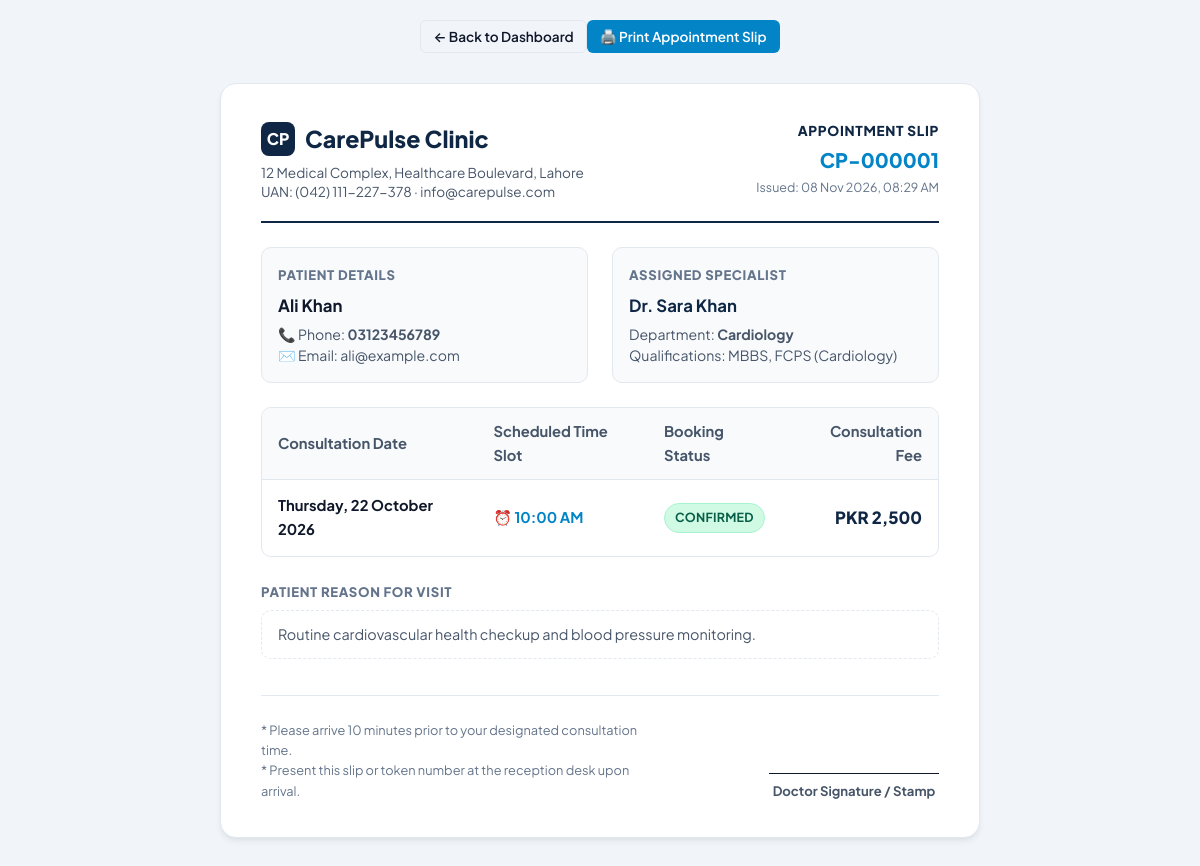
The page /appointment_slip.php?id=1 (signed in) on the database its author committed.
### tables this page shows
CREATE TABLE IF NOT EXISTS `appointments` (
    `id` INT AUTO_INCREMENT PRIMARY KEY,
    `patient_id` INT NOT NULL,
    `doctor_id` INT NOT NULL,
    `appointment_date` DATE NOT NULL,
    `appointment_time` TIME NOT NULL,
    `status` ENUM('booked', 'cancelled', 'completed') NOT NULL DEFAULT 'booked',
    `reason` VARCHAR(255) DEFAULT NULL,
    `doctor_notes` TEXT DEFAULT NULL,
    `created_at` TIMESTAMP DEFAULT CURRENT_TIMESTAMP,
    CONSTRAINT `fk_appointments_patient` FOREIGN KEY (`patient_id`) REFERENCES `users` (`id`) ON DELETE CASCADE,
    CONSTRAINT `fk_appointments_doctor` FOREIGN KEY (`doctor_id`) REFERENCES `doctors` (`id`) ON DELETE CASCADE
);

CREATE TABLE IF NOT EXISTS `users` (
    `id` INT AUTO_INCREMENT PRIMARY KEY,
    `full_name` VARCHAR(100) NOT NULL,
    `email` VARCHAR(150) NOT NULL UNIQUE,
    `password` VARCHAR(255) NOT NULL,
    `phone` VARCHAR(20) NOT NULL,
    `role` ENUM('patient', 'doctor', 'admin') NOT NULL DEFAULT 'patient',
    `created_at` TIMESTAMP DEFAULT CURRENT_TIMESTAMP
);

CREATE TABLE IF NOT EXISTS `specialties` (
    `id` INT AUTO_INCREMENT PRIMARY KEY,
    `name` VARCHAR(100) NOT NULL UNIQUE
);

CREATE TABLE IF NOT EXISTS `doctors` (
    `id` INT AUTO_INCREMENT PRIMARY KEY,
    `user_id` INT NOT NULL UNIQUE,
    `specialty_id` INT NOT NULL,
    `qualification` VARCHAR(150) NOT NULL,
    `experience_years` INT NOT NULL,
    `fee` DECIMAL(10,2) NOT NULL,
    CONSTRAINT `fk_doctors_user` FOREIGN KEY (`user_id`) REFERENCES `users` (`id`) ON DELETE CASCADE,
    CONSTRAINT `fk_doctors_specialty` FOREIGN KEY (`specialty_id`) REFERENCES `specialties` (`id`) ON DELETE RESTRICT
);

### config/db.php (called while the page is built, shortened)
<?php
function e($value) {
    return htmlspecialchars((string)$value, ENT_QUOTES, 'UTF-8');
}

### appointment_slip.php (the view, shortened to what this page needs)
<?php
require_once __DIR__ . '/config/db.php';
$appointment_id = isset($_GET['id']) ? (int)$_GET['id'] : 0;
$stmt = $pdo->prepare("
    SELECT
        a.id AS appointment_id,
        a.patient_id,
        a.doctor_id,
        a.appointment_date,
        a.appointment_time,
        a.status,
        a.reason,
        a.doctor_notes,
        a.created_at,
        p.full_name AS patient_name,
        p.phone AS patient_phone,
        p.email AS patient_email,
        doc_u.full_name AS doctor_name,
        doc_u.phone AS doctor_phone,
        doc_u.email AS doctor_email,
        s.name AS specialty_name,
        d.qualification,
        d.fee,
        d.user_id AS doctor_user_id
    FROM appointments a
    INNER JOIN users p ON a.patient_id = p.id
    INNER JOIN doctors d ON a.doctor_id = d.id
    INNER JOIN users doc_u ON d.user_id = doc_u.id
    INNER JOIN specialties s ON d.specialty_id = s.id
    WHERE a.id = ?
    LIMIT 1
");
$stmt->execute([$appointment_id]);
$apt = $stmt->fetch();
$user_role = $_SESSION['user_role'] ?? 'patient';
$time_obj = DateTime::createFromFormat('H:i:s', $apt['appointment_time']);
$formatted_time = $time_obj ? $time_obj->format('g:i A') : $apt['appointment_time'];
$formatted_date = date('l, d F Y', strtotime($apt['appointment_date']));
$slip_token     = 'CP-' . str_pad($apt['appointment_id'], 6, '0', STR_PAD_LEFT);
?>
<!DOCTYPE html>
<html lang="en">
<head>
    <link rel="stylesheet" href="assets/css/style.css?v=<?php echo time(); ?>">
</head>
<body>
<div class="no-print">
    <a href="<?php echo ($user_role === 'doctor') ? 'doctor_dashboard.php' : (($user_role === 'admin') ? 'admin_dashboard.php' : 'dashboard.php'); ?>" class="btn btn-outline btn-sm">
        &larr; Back to Dashboard
    </a>
    <div style="display: flex; gap: 8px;">
        <button onclick="window.print();" class="btn btn-primary btn-sm">
            🖨️ Print Appointment Slip
        </button>
    </div>
</div>
<div class="slip-wrapper">
    <div class="slip-header">
        <div>
            <div style="display: flex; align-items: center; gap: 10px; margin-bottom: 6px;">
                <div style="background: var(--primary); color: #fff; width: 34px; height: 34px; border-radius: 8px; display: flex; align-items: center; justify-content: center; font-weight: 800;">
                    CP
                </div>
                <div style="font-size: 1.45rem; font-weight: 800; color: var(--primary);">
                    CarePulse <span>Clinic</span>
                </div>
            </div>
            <div style="font-size: 0.85rem; color: var(--text-secondary); line-height: 1.4;">
                12 Medical Complex, Healthcare Boulevard, Lahore<br>
                UAN: (042) 111-227-378 &middot; info@carepulse.com
            </div>
        </div>
        <div style="text-align: right;">
            <div style="font-size: 0.85rem; font-weight: 800; color: var(--primary); letter-spacing: 0.05em; text-transform: uppercase;">
                Appointment Slip
            </div>
            <div style="font-size: 1.25rem; font-weight: 800; color: var(--accent); margin: 2px 0;">
                <?php echo e($slip_token); ?>
            </div>
            <div style="font-size: 0.78rem; color: var(--text-muted);">
                Issued: <?php echo date('d M Y, h:i A'); ?>
            </div>
        </div>
    </div>
    <div class="slip-grid">
        <div class="slip-info-box">
            <div class="slip-section-title">Patient Details</div>
            <div style="font-size: 1.05rem; font-weight: 700; color: var(--text-primary); margin-bottom: 4px;">
                <?php echo e($apt['patient_name']); ?>
            </div>
            <div style="font-size: 0.88rem; color: var(--text-secondary); line-height: 1.5;">
                <div>📞 Phone: <strong><?php echo e($apt['patient_phone']); ?></strong></div>
                <div>✉️ Email: <?php echo e($apt['patient_email']); ?></div>
            </div>
        </div>
        <div class="slip-info-box">
            <div class="slip-section-title">Assigned Specialist</div>
            <div style="font-size: 1.05rem; font-weight: 700; color: var(--primary); margin-bottom: 4px;">
                <?php echo e($apt['doctor_name']); ?>
            </div>
            <div style="font-size: 0.88rem; color: var(--text-secondary); line-height: 1.5;">
                <div>Department: <strong><?php echo e($apt['specialty_name']); ?></strong></div>
                <div>Qualifications: <?php echo e($apt['qualification']); ?></div>
            </div>
        </div>
    </div>
    <div style="border: 1px solid var(--border); border-radius: var(--radius-md); overflow: hidden; margin-bottom: 24px;">
        <table style="width: 100%; border-collapse: collapse; text-align: left; font-size: 0.92rem;">
            <tr style="background: #f8fafc; border-bottom: 1px solid var(--border);">
                <th style="padding: 12px 16px; color: var(--text-secondary);">Consultation Date</th>
                <th style="padding: 12px 16px; color: var(--text-secondary);">Scheduled Time Slot</th>
                <th style="padding: 12px 16px; color: var(--text-secondary);">Booking Status</th>
                <th style="padding: 12px 16px; color: var(--text-secondary); text-align: right;">Consultation Fee</th>
            </tr>
            <tr>
                <td style="padding: 14px 16px; font-weight: 700;">
                    <?php echo $formatted_date; ?>
                </td>
                <td style="padding: 14px 16px; font-weight: 700; color: var(--accent);">
                    ⏰ <?php echo $formatted_time; ?>
                </td>
                <td style="padding: 14px 16px;">
                    <?php if ($apt['status'] === 'booked'): ?>
                        <span class="badge badge-booked">Confirmed</span>
                    <?php elseif ($apt['status'] === 'completed'): ?>
                        <span class="badge badge-completed">Completed</span>
                    <?php else: ?>
                        <span class="badge badge-cancelled">Cancelled</span>
                    <?php endif; ?>
                </td>
                <td style="padding: 14px 16px; text-align: right; font-size: 1.05rem; font-weight: 800; color: var(--primary);">
                    PKR <?php echo number_format($apt['fee'], 0); ?>
                </td>
            </tr>
        </table>
    </div>
    <?php if (!empty($apt['reason'])): ?>
        <div style="margin-bottom: 20px;">
            <div class="slip-section-title">Patient Reason for Visit</div>
            <div style="background: #ffffff; border: 1px dashed var(--border); padding: 12px 16px; border-radius: var(--radius-md); font-size: 0.9rem; color: var(--text-secondary);">
                <?php echo e($apt['reason']); ?>
            </div>
        </div>
    <?php endif; ?>
    <div style="display: flex; justify-content: space-between; align-items: flex-end; margin-top: 36px; padding-top: 24px; border-top: 1px solid var(--border);">
        <div style="font-size: 0.8rem; color: var(--text-muted); max-width: 380px;">
            * Please arrive 10 minutes prior to your designated consultation time.<br>
            * Present this slip or token number at the reception desk upon arrival.
        </div>
        <div style="text-align: center;">
            <div style="border-bottom: 1px solid #0f172a; width: 170px; margin-bottom: 6px;"></div>
            <div style="font-size: 0.82rem; font-weight: 700; color: var(--text-secondary);">Doctor Signature / Stamp</div>
        </div>
    </div>
</div>
</body>
</html>

### assets/css/style.css (style rules this page uses)
:root { --primary: #0f2744; --primary-light: #1e3a5f; --primary-dark: #091a2e; --accent: #0284c7; --accent-hover: #0369a1; --accent-light: #e0f2fe; --success: #059669; --success-light: #d1fae5; --warning: #d97706; --warning-light: #fef3c7; --danger: #dc2626; --danger-light: #fee2e2; --bg-page: #f8fafc; --bg-card: #ffffff; --border: #e2e8f0; --border-focus: #0284c7; --text-primary: #0f172a; --text-secondary: #475569; --text-muted: #64748b; --radius-sm: 6px; --radius-md: 10px; --radius-lg: 16px; --radius-full: 9999px; --shadow-sm: 0 1px 2px 0 rgba(15, 23, 42, 0.05); --shadow-md: 0 4px 6px -1px rgba(15, 23, 42, 0.07), 0 2px 4px -2px rgba(15, 23, 42, 0.05); --shadow-lg: 0 10px 15px -3px rgba(15, 23, 42, 0.08), 0 4px 6px -4px rgba(15, 23, 42, 0.04); --transition: all 0.2s cubic-bezier(0.4, 0, 0.2, 1); }
*, *::before, *::after { box-sizing: border-box; margin: 0; padding: 0; }
html { overflow-y: scroll; scroll-behavior: smooth; }
body { font-family: 'Plus Jakarta Sans', -apple-system, BlinkMacSystemFont, "Segoe UI", Roboto, sans-serif; background-color: var(--bg-page); color: var(--text-primary); line-height: 1.6; min-height: 100vh; display: flex; flex-direction: column; -webkit-font-smoothing: antialiased; }
.btn { display: inline-flex; align-items: center; justify-content: center; gap: 8px; padding: 10px 18px; font-size: 0.95rem; font-weight: 600; border-radius: var(--radius-md); cursor: pointer; text-decoration: none; border: 1px solid transparent; transition: var(--transition); font-family: inherit; line-height: 1.4; }
.btn-primary { background-color: var(--accent); color: #ffffff; }
.btn-outline { background-color: transparent; border-color: var(--border); color: var(--text-primary); }
.btn-sm { padding: 6px 12px; font-size: 0.85rem; border-radius: var(--radius-sm); }
.badge { display: inline-flex; align-items: center; padding: 4px 10px; border-radius: var(--radius-full); font-size: 0.78rem; font-weight: 700; letter-spacing: 0.02em; text-transform: uppercase; }
.badge-booked { background-color: var(--success-light); color: #065f46; border: 1px solid #a7f3d0; }

### appointment_slip.php (style rules this page uses)
body { background-color: #f1f5f9; }
.slip-wrapper { max-width: 760px; margin: 30px auto; background: #ffffff; border: 1px solid var(--border); border-radius: var(--radius-lg); box-shadow: var(--shadow-md); padding: 36px 40px; }
.slip-header { display: flex; justify-content: space-between; align-items: flex-start; border-bottom: 2px solid var(--primary); padding-bottom: 20px; margin-bottom: 24px; }
.slip-section-title { font-size: 0.82rem; font-weight: 800; text-transform: uppercase; letter-spacing: 0.05em; color: var(--text-muted); margin-bottom: 8px; }
.slip-grid { display: grid; grid-template-columns: 1fr 1fr; gap: 24px; margin-bottom: 24px; }
.slip-info-box { background-color: #f8fafc; border: 1px solid var(--border); border-radius: var(--radius-md); padding: 16px; }
.no-print { display: flex; justify-content: space-between; align-items: center; max-width: 760px; margin: 20px auto 0; padding: 0 10px; }

### rows shown on the page
appointments: id "CP-000001", patient.full_name "Ali Khan", patient.phone "03123456789", patient.email "ali@example.com", users.full_name "Dr. Sara Khan", specialties.name "Cardiology", doctor.qualification "MBBS, FCPS (Cardiology)", appointment_date "Thursday, 22 October 2026", appointment_time "10:00 AM", doctor.fee "2,500", reason "Routine cardiovascular health checkup and blood pressure monitoring."
